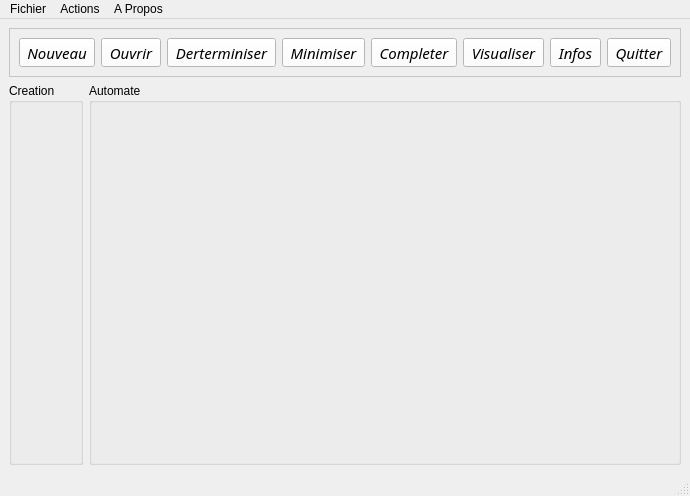
<?xml version="1.0" encoding="UTF-8"?>
<ui version="4.0">
 <class>MainWindow</class>
 <widget class="QMainWindow" name="MainWindow">
  <property name="geometry">
   <rect>
    <x>0</x>
    <y>0</y>
    <width>655</width>
    <height>496</height>
   </rect>
  </property>
  <property name="windowTitle">
   <string>MainWindow</string>
  </property>
  <property name="windowIcon">
   <iconset>
    <normaloff>../Views/icons/icon.png</normaloff>../Views/icons/icon.png</iconset>
  </property>
  <widget class="QWidget" name="centralwidget">
   <layout class="QVBoxLayout" name="verticalLayout" stretch="0,1">
    <item>
     <widget class="QFrame" name="frame">
      <property name="palette">
       <palette>
        <active>
         <colorrole role="WindowText">
          <brush brushstyle="SolidPattern">
           <color alpha="255">
            <red>0</red>
            <green>0</green>
            <blue>0</blue>
           </color>
          </brush>
         </colorrole>
         <colorrole role="Button">
          <brush brushstyle="SolidPattern">
           <color alpha="255">
            <red>255</red>
            <green>255</green>
            <blue>255</blue>
           </color>
          </brush>
         </colorrole>
         <colorrole role="Light">
          <brush brushstyle="SolidPattern">
           <color alpha="255">
            <red>255</red>
            <green>255</green>
            <blue>255</blue>
           </color>
          </brush>
         </colorrole>
         <colorrole role="Midlight">
          <brush brushstyle="SolidPattern">
           <color alpha="255">
            <red>255</red>
            <green>255</green>
            <blue>255</blue>
           </color>
          </brush>
         </colorrole>
         <colorrole role="Dark">
          <brush brushstyle="SolidPattern">
           <color alpha="255">
            <red>127</red>
            <green>127</green>
            <blue>127</blue>
           </color>
          </brush>
         </colorrole>
         <colorrole role="Mid">
          <brush brushstyle="SolidPattern">
           <color alpha="255">
            <red>170</red>
            <green>170</green>
            <blue>170</blue>
           </color>
          </brush>
         </colorrole>
         <colorrole role="Text">
          <brush brushstyle="SolidPattern">
           <color alpha="255">
            <red>0</red>
            <green>0</green>
            <blue>0</blue>
           </color>
          </brush>
         </colorrole>
         <colorrole role="BrightText">
          <brush brushstyle="SolidPattern">
           <color alpha="255">
            <red>255</red>
            <green>255</green>
            <blue>255</blue>
           </color>
          </brush>
         </colorrole>
         <colorrole role="ButtonText">
          <brush brushstyle="SolidPattern">
           <color alpha="255">
            <red>0</red>
            <green>0</green>
            <blue>0</blue>
           </color>
          </brush>
         </colorrole>
         <colorrole role="Base">
          <brush brushstyle="SolidPattern">
           <color alpha="255">
            <red>255</red>
            <green>255</green>
            <blue>255</blue>
           </color>
          </brush>
         </colorrole>
         <colorrole role="Window">
          <brush brushstyle="SolidPattern">
           <color alpha="255">
            <red>255</red>
            <green>255</green>
            <blue>255</blue>
           </color>
          </brush>
         </colorrole>
         <colorrole role="Shadow">
          <brush brushstyle="SolidPattern">
           <color alpha="255">
            <red>0</red>
            <green>0</green>
            <blue>0</blue>
           </color>
          </brush>
         </colorrole>
         <colorrole role="AlternateBase">
          <brush brushstyle="SolidPattern">
           <color alpha="255">
            <red>255</red>
            <green>255</green>
            <blue>255</blue>
           </color>
          </brush>
         </colorrole>
         <colorrole role="ToolTipBase">
          <brush brushstyle="SolidPattern">
           <color alpha="255">
            <red>255</red>
            <green>255</green>
            <blue>220</blue>
           </color>
          </brush>
         </colorrole>
         <colorrole role="ToolTipText">
          <brush brushstyle="SolidPattern">
           <color alpha="255">
            <red>0</red>
            <green>0</green>
            <blue>0</blue>
           </color>
          </brush>
         </colorrole>
         <colorrole role="PlaceholderText">
          <brush brushstyle="SolidPattern">
           <color alpha="128">
            <red>0</red>
            <green>0</green>
            <blue>0</blue>
           </color>
          </brush>
         </colorrole>
        </active>
        <inactive>
         <colorrole role="WindowText">
          <brush brushstyle="SolidPattern">
           <color alpha="255">
            <red>0</red>
            <green>0</green>
            <blue>0</blue>
           </color>
          </brush>
         </colorrole>
         <colorrole role="Button">
          <brush brushstyle="SolidPattern">
           <color alpha="255">
            <red>255</red>
            <green>255</green>
            <blue>255</blue>
           </color>
          </brush>
         </colorrole>
         <colorrole role="Light">
          <brush brushstyle="SolidPattern">
           <color alpha="255">
            <red>255</red>
            <green>255</green>
            <blue>255</blue>
           </color>
          </brush>
         </colorrole>
         <colorrole role="Midlight">
          <brush brushstyle="SolidPattern">
           <color alpha="255">
            <red>255</red>
            <green>255</green>
            <blue>255</blue>
           </color>
          </brush>
         </colorrole>
         <colorrole role="Dark">
          <brush brushstyle="SolidPattern">
           <color alpha="255">
            <red>127</red>
            <green>127</green>
            <blue>127</blue>
           </color>
          </brush>
         </colorrole>
         <colorrole role="Mid">
          <brush brushstyle="SolidPattern">
           <color alpha="255">
            <red>170</red>
            <green>170</green>
            <blue>170</blue>
           </color>
          </brush>
         </colorrole>
         <colorrole role="Text">
          <brush brushstyle="SolidPattern">
           <color alpha="255">
            <red>0</red>
            <green>0</green>
            <blue>0</blue>
           </color>
          </brush>
         </colorrole>
         <colorrole role="BrightText">
          <brush brushstyle="SolidPattern">
           <color alpha="255">
            <red>255</red>
            <green>255</green>
            <blue>255</blue>
           </color>
          </brush>
         </colorrole>
         <colorrole role="ButtonText">
          <brush brushstyle="SolidPattern">
           <color alpha="255">
            <red>0</red>
            <green>0</green>
            <blue>0</blue>
           </color>
          </brush>
         </colorrole>
         <colorrole role="Base">
          <brush brushstyle="SolidPattern">
           <color alpha="255">
            <red>255</red>
            <green>255</green>
            <blue>255</blue>
           </color>
          </brush>
         </colorrole>
         <colorrole role="Window">
          <brush brushstyle="SolidPattern">
           <color alpha="255">
            <red>255</red>
            <green>255</green>
            <blue>255</blue>
           </color>
          </brush>
         </colorrole>
         <colorrole role="Shadow">
          <brush brushstyle="SolidPattern">
           <color alpha="255">
            <red>0</red>
            <green>0</green>
            <blue>0</blue>
           </color>
          </brush>
         </colorrole>
         <colorrole role="AlternateBase">
          <brush brushstyle="SolidPattern">
           <color alpha="255">
            <red>255</red>
            <green>255</green>
            <blue>255</blue>
           </color>
          </brush>
         </colorrole>
         <colorrole role="ToolTipBase">
          <brush brushstyle="SolidPattern">
           <color alpha="255">
            <red>255</red>
            <green>255</green>
            <blue>220</blue>
           </color>
          </brush>
         </colorrole>
         <colorrole role="ToolTipText">
          <brush brushstyle="SolidPattern">
           <color alpha="255">
            <red>0</red>
            <green>0</green>
            <blue>0</blue>
           </color>
          </brush>
         </colorrole>
         <colorrole role="PlaceholderText">
          <brush brushstyle="SolidPattern">
           <color alpha="128">
            <red>0</red>
            <green>0</green>
            <blue>0</blue>
           </color>
          </brush>
         </colorrole>
        </inactive>
        <disabled>
         <colorrole role="WindowText">
          <brush brushstyle="SolidPattern">
           <color alpha="255">
            <red>127</red>
            <green>127</green>
            <blue>127</blue>
           </color>
          </brush>
         </colorrole>
         <colorrole role="Button">
          <brush brushstyle="SolidPattern">
           <color alpha="255">
            <red>255</red>
            <green>255</green>
            <blue>255</blue>
           </color>
          </brush>
         </colorrole>
         <colorrole role="Light">
          <brush brushstyle="SolidPattern">
           <color alpha="255">
            <red>255</red>
            <green>255</green>
            <blue>255</blue>
           </color>
          </brush>
         </colorrole>
         <colorrole role="Midlight">
          <brush brushstyle="SolidPattern">
           <color alpha="255">
            <red>255</red>
            <green>255</green>
            <blue>255</blue>
           </color>
          </brush>
         </colorrole>
         <colorrole role="Dark">
          <brush brushstyle="SolidPattern">
           <color alpha="255">
            <red>127</red>
            <green>127</green>
            <blue>127</blue>
           </color>
          </brush>
         </colorrole>
         <colorrole role="Mid">
          <brush brushstyle="SolidPattern">
           <color alpha="255">
            <red>170</red>
            <green>170</green>
            <blue>170</blue>
           </color>
          </brush>
         </colorrole>
         <colorrole role="Text">
          <brush brushstyle="SolidPattern">
           <color alpha="255">
            <red>127</red>
            <green>127</green>
            <blue>127</blue>
           </color>
          </brush>
         </colorrole>
         <colorrole role="BrightText">
          <brush brushstyle="SolidPattern">
           <color alpha="255">
            <red>255</red>
            <green>255</green>
            <blue>255</blue>
           </color>
          </brush>
         </colorrole>
         <colorrole role="ButtonText">
          <brush brushstyle="SolidPattern">
           <color alpha="255">
            <red>127</red>
            <green>127</green>
            <blue>127</blue>
           </color>
          </brush>
         </colorrole>
         <colorrole role="Base">
          <brush brushstyle="SolidPattern">
           <color alpha="255">
            <red>255</red>
            <green>255</green>
            <blue>255</blue>
           </color>
          </brush>
         </colorrole>
         <colorrole role="Window">
          <brush brushstyle="SolidPattern">
           <color alpha="255">
            <red>255</red>
            <green>255</green>
            <blue>255</blue>
           </color>
          </brush>
         </colorrole>
         <colorrole role="Shadow">
          <brush brushstyle="SolidPattern">
           <color alpha="255">
            <red>0</red>
            <green>0</green>
            <blue>0</blue>
           </color>
          </brush>
         </colorrole>
         <colorrole role="AlternateBase">
          <brush brushstyle="SolidPattern">
           <color alpha="255">
            <red>255</red>
            <green>255</green>
            <blue>255</blue>
           </color>
          </brush>
         </colorrole>
         <colorrole role="ToolTipBase">
          <brush brushstyle="SolidPattern">
           <color alpha="255">
            <red>255</red>
            <green>255</green>
            <blue>220</blue>
           </color>
          </brush>
         </colorrole>
         <colorrole role="ToolTipText">
          <brush brushstyle="SolidPattern">
           <color alpha="255">
            <red>0</red>
            <green>0</green>
            <blue>0</blue>
           </color>
          </brush>
         </colorrole>
         <colorrole role="PlaceholderText">
          <brush brushstyle="SolidPattern">
           <color alpha="128">
            <red>0</red>
            <green>0</green>
            <blue>0</blue>
           </color>
          </brush>
         </colorrole>
        </disabled>
       </palette>
      </property>
      <property name="font">
       <font>
        <family>Yrsa</family>
        <pointsize>11</pointsize>
        <italic>true</italic>
       </font>
      </property>
      <property name="toolTipDuration">
       <number>-1</number>
      </property>
      <property name="frameShape">
       <enum>QFrame::StyledPanel</enum>
      </property>
      <property name="frameShadow">
       <enum>QFrame::Raised</enum>
      </property>
      <layout class="QHBoxLayout" name="horizontalLayout_3">
       <item>
        <widget class="QToolButton" name="newToolButton">
         <property name="toolTip">
          <string>Nouveau</string>
         </property>
         <property name="toolTipDuration">
          <number>5</number>
         </property>
         <property name="statusTip">
          <string>Creer un nouvel automate</string>
         </property>
         <property name="text">
          <string>Nouveau</string>
         </property>
         <property name="icon">
          <iconset>
           <normaloff>../Views/icons/new.png</normaloff>../Views/icons/new.png</iconset>
         </property>
         <property name="iconSize">
          <size>
           <width>32</width>
           <height>32</height>
          </size>
         </property>
         <property name="toolButtonStyle">
          <enum>Qt::ToolButtonTextUnderIcon</enum>
         </property>
        </widget>
       </item>
       <item>
        <widget class="QToolButton" name="openToolButton">
         <property name="toolTip">
          <string>Ouvrir</string>
         </property>
         <property name="toolTipDuration">
          <number>5</number>
         </property>
         <property name="statusTip">
          <string>Ouvrir pour l'analyse</string>
         </property>
         <property name="text">
          <string>Ouvrir</string>
         </property>
         <property name="icon">
          <iconset>
           <normaloff>../Views/icons/open.png</normaloff>../Views/icons/open.png</iconset>
         </property>
         <property name="iconSize">
          <size>
           <width>32</width>
           <height>32</height>
          </size>
         </property>
         <property name="toolButtonStyle">
          <enum>Qt::ToolButtonTextUnderIcon</enum>
         </property>
        </widget>
       </item>
       <item>
        <widget class="QToolButton" name="determineToolButton">
         <property name="toolTip">
          <string>Determiniser</string>
         </property>
         <property name="toolTipDuration">
          <number>5</number>
         </property>
         <property name="statusTip">
          <string>Determiniser l'automata actuel</string>
         </property>
         <property name="text">
          <string>Derterminiser</string>
         </property>
         <property name="icon">
          <iconset>
           <normaloff>../Views/icons/determine.png</normaloff>../Views/icons/determine.png</iconset>
         </property>
         <property name="iconSize">
          <size>
           <width>32</width>
           <height>32</height>
          </size>
         </property>
         <property name="toolButtonStyle">
          <enum>Qt::ToolButtonTextUnderIcon</enum>
         </property>
        </widget>
       </item>
       <item>
        <widget class="QToolButton" name="minimizeToolButton">
         <property name="toolTip">
          <string>Minimizer</string>
         </property>
         <property name="toolTipDuration">
          <number>5</number>
         </property>
         <property name="statusTip">
          <string>Minimizer l'automate actuel</string>
         </property>
         <property name="text">
          <string>Minimiser</string>
         </property>
         <property name="icon">
          <iconset>
           <normaloff>../Views/icons/minimize.png</normaloff>../Views/icons/minimize.png</iconset>
         </property>
         <property name="iconSize">
          <size>
           <width>32</width>
           <height>32</height>
          </size>
         </property>
         <property name="toolButtonStyle">
          <enum>Qt::ToolButtonTextUnderIcon</enum>
         </property>
        </widget>
       </item>
       <item>
        <widget class="QToolButton" name="completeToolButton">
         <property name="toolTip">
          <string>Completer</string>
         </property>
         <property name="toolTipDuration">
          <number>5</number>
         </property>
         <property name="statusTip">
          <string>Completer l'automate actuelle</string>
         </property>
         <property name="text">
          <string>Completer</string>
         </property>
         <property name="icon">
          <iconset>
           <normaloff>../Views/icons/complete.png</normaloff>../Views/icons/complete.png</iconset>
         </property>
         <property name="iconSize">
          <size>
           <width>32</width>
           <height>32</height>
          </size>
         </property>
         <property name="toolButtonStyle">
          <enum>Qt::ToolButtonTextUnderIcon</enum>
         </property>
        </widget>
       </item>
       <item>
        <widget class="QToolButton" name="viewToolButton">
         <property name="toolTip">
          <string>Visualizer</string>
         </property>
         <property name="toolTipDuration">
          <number>5</number>
         </property>
         <property name="statusTip">
          <string>Visualiser l'automate</string>
         </property>
         <property name="text">
          <string>Visualiser</string>
         </property>
         <property name="icon">
          <iconset>
           <normaloff>../Views/icons/see.png</normaloff>../Views/icons/see.png</iconset>
         </property>
         <property name="iconSize">
          <size>
           <width>32</width>
           <height>32</height>
          </size>
         </property>
         <property name="toolButtonStyle">
          <enum>Qt::ToolButtonTextUnderIcon</enum>
         </property>
        </widget>
       </item>
       <item>
        <widget class="QToolButton" name="infoToolButton">
         <property name="toolTip">
          <string>Infos</string>
         </property>
         <property name="toolTipDuration">
          <number>5</number>
         </property>
         <property name="statusTip">
          <string>Affiche les infos a propos de l'automate</string>
         </property>
         <property name="text">
          <string>Infos</string>
         </property>
         <property name="icon">
          <iconset>
           <normaloff>../Views/icons/help.png</normaloff>../Views/icons/help.png</iconset>
         </property>
         <property name="iconSize">
          <size>
           <width>32</width>
           <height>32</height>
          </size>
         </property>
         <property name="toolButtonStyle">
          <enum>Qt::ToolButtonTextUnderIcon</enum>
         </property>
        </widget>
       </item>
       <item>
        <widget class="QToolButton" name="quitToolButton">
         <property name="toolTip">
          <string>Quitter</string>
         </property>
         <property name="toolTipDuration">
          <number>5</number>
         </property>
         <property name="statusTip">
          <string>Fermer l'application</string>
         </property>
         <property name="text">
          <string>Quitter</string>
         </property>
         <property name="icon">
          <iconset>
           <normaloff>../Views/icons/quit.png</normaloff>../Views/icons/quit.png</iconset>
         </property>
         <property name="iconSize">
          <size>
           <width>32</width>
           <height>32</height>
          </size>
         </property>
         <property name="toolButtonStyle">
          <enum>Qt::ToolButtonTextUnderIcon</enum>
         </property>
        </widget>
       </item>
       <item>
        <spacer name="horizontalSpacer">
         <property name="orientation">
          <enum>Qt::Horizontal</enum>
         </property>
         <property name="sizeHint" stdset="0">
          <size>
           <width>40</width>
           <height>20</height>
          </size>
         </property>
        </spacer>
       </item>
      </layout>
     </widget>
    </item>
    <item>
     <layout class="QHBoxLayout" name="horizontalLayout" stretch="0,1">
      <item>
       <widget class="QGroupBox" name="creation">
        <property name="title">
         <string>Creation</string>
        </property>
       </widget>
      </item>
      <item>
       <widget class="QGroupBox" name="automata">
        <property name="title">
         <string>Automate</string>
        </property>
       </widget>
      </item>
     </layout>
    </item>
   </layout>
  </widget>
  <widget class="QMenuBar" name="menubar">
   <property name="geometry">
    <rect>
     <x>0</x>
     <y>0</y>
     <width>655</width>
     <height>22</height>
    </rect>
   </property>
   <widget class="QMenu" name="menuFichier">
    <property name="title">
     <string>Fichier</string>
    </property>
    <addaction name="actionNouveau"/>
    <addaction name="actionOuvrir"/>
    <addaction name="separator"/>
    <addaction name="actionQuitter"/>
   </widget>
   <widget class="QMenu" name="menuActions">
    <property name="title">
     <string>Actions</string>
    </property>
    <addaction name="actionDeterminiser"/>
    <addaction name="actionMinimiser"/>
    <addaction name="actionVoir"/>
    <addaction name="actionCompleter"/>
   </widget>
   <widget class="QMenu" name="menuA_Propos">
    <property name="title">
     <string>A Propos</string>
    </property>
    <addaction name="actionNotre_Equipe"/>
    <addaction name="actionAide"/>
    <addaction name="actionLien_Utiles"/>
   </widget>
   <addaction name="menuFichier"/>
   <addaction name="menuActions"/>
   <addaction name="menuA_Propos"/>
  </widget>
  <widget class="QStatusBar" name="statusbar"/>
  <action name="actionNouveau">
   <property name="icon">
    <iconset>
     <normaloff>../Views/icons/open.png</normaloff>../Views/icons/open.png</iconset>
   </property>
   <property name="text">
    <string>Nouveau</string>
   </property>
  </action>
  <action name="actionOuvrir">
   <property name="icon">
    <iconset>
     <normaloff>../Views/icons/new.png</normaloff>../Views/icons/new.png</iconset>
   </property>
   <property name="text">
    <string>Ouvrir</string>
   </property>
  </action>
  <action name="actionQuitter">
   <property name="icon">
    <iconset>
     <normaloff>../Views/icons/quit.png</normaloff>../Views/icons/quit.png</iconset>
   </property>
   <property name="text">
    <string>Quitter</string>
   </property>
  </action>
  <action name="actionDeterminiser">
   <property name="icon">
    <iconset>
     <normaloff>../Views/icons/determine.png</normaloff>../Views/icons/determine.png</iconset>
   </property>
   <property name="text">
    <string>Determiniser</string>
   </property>
  </action>
  <action name="actionMinimiser">
   <property name="icon">
    <iconset>
     <normaloff>../Views/icons/minimize.png</normaloff>../Views/icons/minimize.png</iconset>
   </property>
   <property name="text">
    <string>Minimiser</string>
   </property>
  </action>
  <action name="actionVoir">
   <property name="icon">
    <iconset>
     <normaloff>../Views/icons/see.png</normaloff>../Views/icons/see.png</iconset>
   </property>
   <property name="text">
    <string>Voir</string>
   </property>
  </action>
  <action name="actionCompleter">
   <property name="icon">
    <iconset>
     <normaloff>../Views/icons/complete.png</normaloff>../Views/icons/complete.png</iconset>
   </property>
   <property name="text">
    <string>Completer</string>
   </property>
  </action>
  <action name="actionNotre_Equipe">
   <property name="icon">
    <iconset>
     <normaloff>../Views/icons/about.png</normaloff>../Views/icons/about.png</iconset>
   </property>
   <property name="text">
    <string>Notre Equipe</string>
   </property>
  </action>
  <action name="actionAide">
   <property name="icon">
    <iconset>
     <normaloff>../Views/icons/help.png</normaloff>../Views/icons/help.png</iconset>
   </property>
   <property name="text">
    <string>Aide</string>
   </property>
  </action>
  <action name="actionLien_Utiles">
   <property name="text">
    <string>Lien Utiles</string>
   </property>
  </action>
 </widget>
 <resources/>
 <connections/>
</ui>
